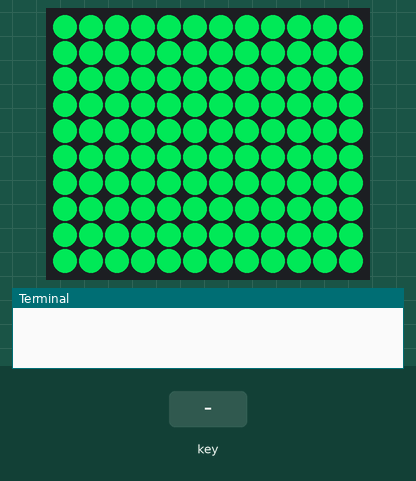
Bench run of a program on a simulated Raspberry Pi (BCM pin numbers). On the bench: 12×10 RGB LED matrix (first LED top left, wired row by row, every second row reversed), the last lines printed to the terminal. The test bench sets the inputs (shaded band). Dim RGB values are drawn brighter than linear.

Above: at 2.5 s.
3.9 s: key number 0 pressed for 0.2 s
At 5.1 s:
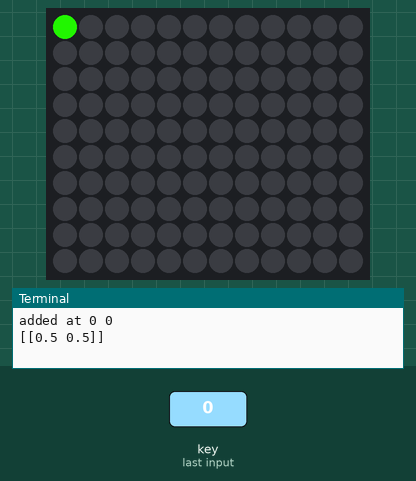
5.4 s: key number 1 pressed for 0.2 s
7.4 s: key number 2 pressed for 0.2 s
At 8.9 s:
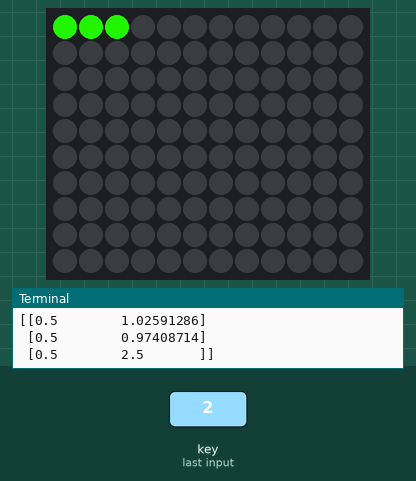
10.4 s: key number 3 pressed for 0.2 s
At 12.4 s:
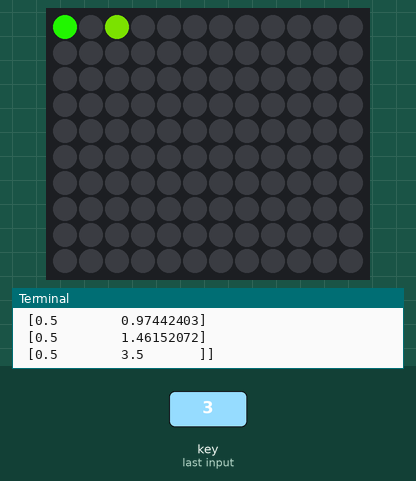
13.4 s: key number 10 pressed for 0.2 s
At 16.91 s:
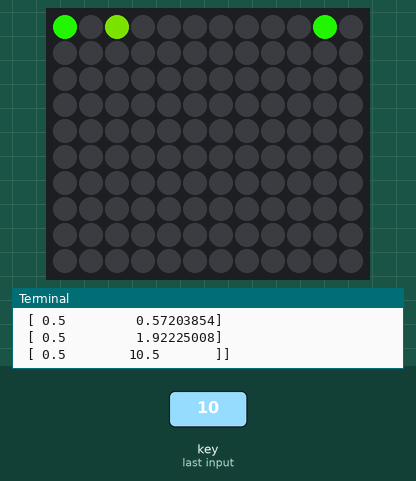
Timing chart, 0 to 17.1 s (numbered marks = the images above; inputs shaded):
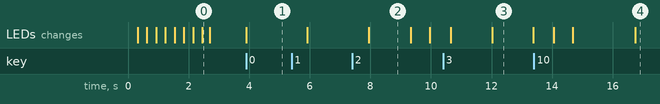

The program:

gravimatrix-12x10.py
```python
import numpy as np
import board
import keypad
import neopixel
from time import sleep
# from adafruit_seesaw import digitalio, rotaryio, seesaw
from utils import rainbow, key_to_pixel_map

ORDER = neopixel.GRB

# Define number of rows and columns
cols = 12
rows = 10
npixels = cols * rows


# Parameters
G = 10.0          # Gravitational constant
dt = 0.1         # Time step
softening = 0.5   # Softening length (epsilon)

pixels = neopixel.NeoPixel(board.D18, npixels, brightness=1)

# set all pixels to 0
pixels.fill((0, 0, 0))

# Initial positions (x, y), velocities (vx, vy), and masses
pos = None
vel = None

# Define x and y velocities, these are updated by the rotary encoder
vel_x = 0.0
vel_y = 0.0


# Define bin edges
bin_edges = [np.arange(0, rows+1), np.arange(0, cols+1)]

# THIS NEEDS TO BE UPDATED
row_pins = (board.D26, board.D19, board.D13, board.D6, board.D5, board.D0, board.D11, board.D9, board.D10, board.D22)
column_pins = (board.D14, board.D15, board.D23, board.D24, board.D12, board.D25, board.D16, board.D20, board.D21, board.D27, board.D17, board.D4)

# THIS NEEDS TO BE UPDATED
keys = keypad.KeyMatrix(
    row_pins=row_pins,
    column_pins=column_pins,
    columns_to_anodes=False,
)


for i in range(255):
    pixels.fill(rainbow(i))
    sleep(0.005)

# Begin with pixels off.
pixels.fill((0, 0, 0))

# Simulation loop
while True:

    key_event = keys.events.get()
    if key_event:

        if key_event.pressed:

            # get the row and column
            row, col = key_to_pixel_map(key_event.key_number, cols=cols)

            print('added at', row, col)

            # add a particle to that position...

            if pos is None:
                pos = np.array([[float(row)+0.5, float(col)+0.5]])
                vel = np.array([[vel_x, vel_y]])
            else:
                pos = np.append(pos, np.array([[float(row)+0.5, float(col)+0.5]]), axis=0)
                vel = np.append(vel, np.array([[vel_x, vel_y]]), axis=0)

            print(pos)

    if pos is not None:

        N = len(pos)

        acc = np.zeros_like(pos)
        for i in range(N):
            for j in range(N):
                if i != j:
                    r = pos[j] - pos[i]
                    dist2 = np.dot(r, r) + softening**2
                    acc[i] += G * r / dist2**1.5

        vel += acc * dt
        pos += vel * dt
        # print('-----------')
        # print(acc)
        # print(vel)
        # print(pos)

        # make a histogram of the positions
        grid, _,  _ = np.histogram2d(pos[:, 0], pos[:, 1], bin_edges)

        # make a flattened version
        flattened_grid = grid.flatten()

        # loop over the cells and set the pixel value appropriately

        for cell, value in enumerate(flattened_grid):

            # the ordering of the cells is different from the LEDs
            row = cell // cols
            col = cell % cols

            if row < rows // 2:
                if row % 2 == 1:
                    col = cols - col - 1
            else:
                if row % 2 == 0:
                    col = cols - col - 1

            pixel = row * cols + col

            # pixels[i] = (255 * value / N, 0, 0)
            if value > 0:
                pixels[pixel] = rainbow(value * 10)
            else:
                pixels[pixel] = (0, 0, 0)

        sleep(0.01)
```

utils.py
```python
import neopixel

ORDER = neopixel.GRB


def rainbow(pos):
    # Input a value 0 to 255 to get a color value.
    # The colours are a transition r - g - b - back to r.
    if pos < 0 or pos > 255:
        r = g = b = 0
    elif pos < 85:
        r = int(pos * 3)
        g = int(255 - pos * 3)
        b = 0
    elif pos < 170:
        pos -= 85
        r = int(255 - pos * 3)
        g = 0
        b = int(pos * 3)
    else:
        pos -= 170
        r = 0
        g = int(pos * 3)
        b = int(255 - pos * 3)
    return (r, g, b) if ORDER in {neopixel.RGB, neopixel.GRB} else (r, g, b, 0)


def key_to_pixel_map(key_number, cols):
    row = key_number // cols
    column = (key_number % cols)
    return row, column
```

Measured:
- after the input at 3.9 s, the LEDs: change at once (image 1)
- after the input at 7.4 s, the LEDs: change after 0.55 s (image 2)
- after the input at 10.4 s, the LEDs: first change after 0.25 s (image 3 shows a later state)
